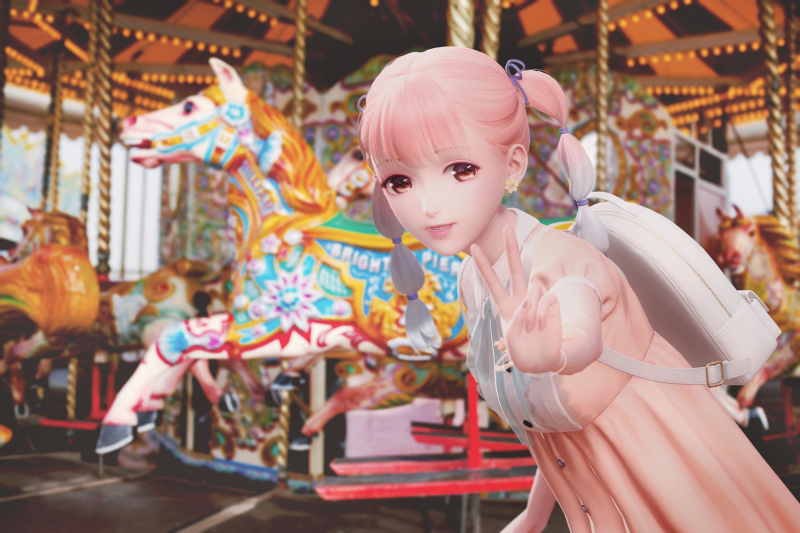
//> input picture week02/homeworks/tast01_medianBlur/20190712182540.jpg, 1600 x 1066 px (shown at 1/2 size)
$ ./medianBlur   (built with g++ and OpenCV 4)
//> lines starting //> are read from the running program, lines starting //| are printed output that depends on the picture
### week02/homeworks/tast01_medianBlur/c++/Median_Blur.h
#pragma once

#ifndef MEDIAN_BLUR
#define MEDIAN_BLUR

#include <vector>
#include <string>
#include <numeric>
#include <algorithm>
#include <math.h>
using std::vector;
using std::string;
using std::accumulate;
using std::pow;

class Median_Blur {
public:
	vector<vector<unsigned> > get_median_image(vector<vector<unsigned>> image, unsigned radius, string padding_way) {
		unsigned H = image.size();  // rows
		unsigned W = image[0].size();  // cols
		vector<vector<unsigned>> img = get_padding_img(image, radius, padding_way);
		vector<vector<unsigned int> > H_hist;  //  = init_H_hist(radius);
		vector<vector<unsigned> > h_hist = init_h_hist(img, W, radius);

		vector<vector<unsigned> > median_blur_image(H, vector<unsigned>(W));
		auto r = radius;
		// (i, j) is the position of current central pixel in image.
		for (int i = 0; i < H; ++i) {
			for (int j = 0; j < W; ++j) {
				int i_img = i + r;  // current i corresponding to i + r in padded image img
				int j_h = j + r;  // current j corresponding to j + r in h_hist
				/* 1. Update h_hist and H_hist: */
				if (i == 0) {  // first line processed separately
					H_hist.clear();
					for (int _ = j_h - r; _ < j_h + r + 1; ++_)
						H_hist.push_back(h_hist[_]);
				}
				else {
					vector<int> j_move_down;
					if (j == 0) {  // first element of each line processed separately
						for (int _ = j_h - r; _ < j_h + r + 1; ++_)  // (2*r+1) columns in total
							j_move_down.push_back(_);
						move_down(img, h_hist, i_img, j_move_down, radius);  // first (2*r+1) vectors of h_hist updated
						H_hist.clear();
						for (int _ = j_h - r; _ < j_h + r + 1; ++_)
							H_hist.push_back(h_hist[_]);  // H_hist updated
					}
					else {
						j_move_down.push_back(j_h + r);
						move_down(img, h_hist, i_img, j_move_down, radius);  // next one column in h_hist updated
						move_right(H_hist, h_hist, j_h, radius);  // H_hist updated
					}
				}
				/* 2. Use updated H_hist to get median value to update median_image: */
				median_blur_image[i][j] = get_median(H_hist, radius);
			}
		}
		return median_blur_image;
	}

private:
	/* 0.1 定义padding函数 */
	vector<vector<unsigned> > get_padding_img(vector<vector<unsigned>> image, unsigned radius, string padding_way) {
		unsigned H = image.size();  // rows
		unsigned W = image[0].size();  // cols
		vector<vector<unsigned>> img(H + 2 * radius, vector<unsigned>(W + 2 * radius));

		for (int row = 0; row < H + 2 * radius; ++row) {
			if (row < radius) {  // 上边边
				if (padding_way == "ZERO")
					img[row] = vector<unsigned>(W + 2 * radius, 0);
				else {  // padding_way == "REPLICATE"
					for (int col = 0; col < W + 2 * radius; ++col) {
						if (col < radius)  // 左边边
							img[row][col] = image[0][0];
						else if (col >= W + radius)  // 右边边
							img[row][col] = image[0][W - 1];
						else  // 中间
							img[row][col] = image[0][col - radius];
					}
				}
			}
			else if (row >= H + radius) {  // 下边边
				if (padding_way == "ZERO")
					img[row] = vector<unsigned>(W + 2 * radius, 0);
				else {  // padding_way == "REPLICATE"
					for (int col = 0; col < W + 2 * radius; ++col) {
						if (col < radius)  // 左边边
							img[row][col] = image[H - 1][0];
						else if (col >= W + radius)  // 右边边
							img[row][col] = image[H - 1][W - 1];
						else  // 中间
							img[row][col] = image[H - 1][col - radius];
					}
				}
			}
			else {  // 中间横域
				for (int col = 0; col < W + 2 * radius; ++col) {
					if (col < radius)  // 左边边
						img[row][col] = image[row - radius][0];
					else if (col >= W + radius)  // 右边边
						img[row][col] = image[row - radius][W - 1];
					else  // 中间
						img[row][col] = image[row - radius][col - radius];
				}
			}
		}

		return img;
	}
	// [9 lines of commented-out code are left out]
	vector<unsigned> get_hist(vector<vector<unsigned>> &img, int j, unsigned radius) {
		vector<unsigned> col;
		for (int i = 0; i < 2 * radius + 1; ++i)
			col.push_back(img[i][j]);
		vector<unsigned> hist(256, 0);
		for (auto val : col)
			++hist[val];
		return hist;
	}
	/* 1.2 初始化h_hist矩阵 */
	vector<vector<unsigned> > init_h_hist(vector<vector<unsigned>> &img, unsigned W, unsigned radius) {
		vector<vector<unsigned> > h_hist;
		for (int i = 0; i < W + 2 * radius; ++i)
			h_hist.push_back(get_hist(img, i, radius));
		return h_hist;
	}

	//------------------------------------------------------------
	// 到这里为止, 初始化的工作就结束了;下面定义的函数将在主循环中调用：
	/* 2. 定义位移函数: move_down(), move_right() */
	// First！
	// update h_hist:
	void move_down(vector<vector<unsigned>> &img, vector<vector<unsigned> > &h_hist, int i, vector<int> j_move, unsigned radius) {
		// i is the line of current central pixel in padded - image img;
		// j_move is the list of columns to be moved in h_hist.
		int i_remove = i - radius - 1;
		int i_add = i + radius;
		for (auto j : j_move) {
			auto remove_value = img[i_remove][j];
			auto add_value = img[i_add][j];
			--h_hist[j][remove_value];
			++h_hist[j][add_value];
		}
	}
	// Second!
	// update H_hist:
	void move_right(vector<vector<unsigned> > &H_hist, vector<vector<unsigned> > &h_hist, int j_h, unsigned radius) {
		// j_h is the column of current central pixel in h_hist.
		// 注意: 此时的H_hist尚未更新, 还处于上一个位置; 但j已经更新, 是当前位置的列.
		// j_remove = j_h - r - 1是相对于h_hist来说的, 事实上H_hist永远只需要del第0列.
		int j_add = j_h + radius;
		for (int i = 0; i < 2 * radius; ++i)
			H_hist[i] = H_hist[i + 1];  // 顺序往后一个:原首项被remove
		H_hist[2 * radius] = h_hist[j_add];
	}

	/* 3. 定义求中值函数: get_median() */
	/* 这里！！！！*/
	unsigned get_median(vector<vector<unsigned> > &H_hist, unsigned radius) {
		vector<unsigned> hist(256, 0);
		for (int val = 0; val < 256; ++val) {
			for(auto vec: H_hist)
				hist[val] += vec[val];  // modified
		}

		int thres = pow(2* radius +1, 2) / 2 + 1;
		int sum_cnt = 0;
		int median = 0;
		for (unsigned val = 0; val < 256; ++val) {
			auto cnt = hist[val];
			sum_cnt += cnt;
			if (sum_cnt >= thres) {
				median = val;
				break;
			}
		}
		return median;
	}
};

#endif

### week02/homeworks/tast01_medianBlur/c++/medianBlur.cpp
#include <iostream>
#include <vector>
#include <string>
#include <opencv2/opencv.hpp>
#include "Median_Blur.h"
using std::cin;
using std::cout;
using std::endl;
using namespace cv;

vector< vector<unsigned> > medianBlurring(vector< vector<unsigned> > img, int radius, string padding_way) {
	Median_Blur MB;
	vector< vector<unsigned> > img_blur = MB.get_median_image(img, radius, padding_way);
	return img_blur;
}

vector< vector<unsigned> > cvtMat2Vector(Mat image) {
	int rows = image.rows;
	int cols = image.cols;
	vector<vector<unsigned> > img(rows, vector<unsigned>(cols));
	for (int i = 0; i < rows; ++i) {
		for (int j = 0; j < cols; ++j) {
			uchar val = image.at<uchar>(i, j);
			img[i][j] = static_cast<unsigned>(val);
		}
	}
	return img;
}

int main() {
	int radius = 2;
	string padding = "REPLICA";
	Mat image = imread("../20190712182540.jpg");
//> image is the input picture: 1066 rows x 1600 cols, CV_8UC3; mean B, G, R 115.9, 127.8, 162.7

	cout << image.size << endl;
//| 1066 x 1600
	int H = image.rows / 5;
//> H = 213
	int W = image.cols / 5;
//> W = 320
	int C = image.channels();
//> C = 3
	Size dsize(W, H);
//> dsize = Size(320, 213)
	resize(image, image, dsize);
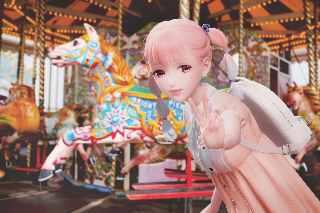
//> image: 213 rows x 320 cols, CV_8UC3; mean B, G, R 115.8, 127.7, 162.6
	cout << H << " " << W << " " << C << endl;
//| 213 320 3

	int image_type = image.type();
//> image_type = 16
	cout << image_type << endl;
//| 16

	vector<Mat> BGR;
	split(image, BGR);
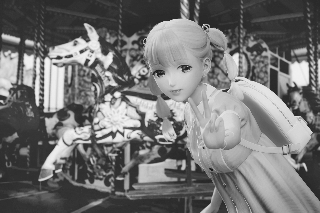
//> BGR[0]: 213 rows x 320 cols, CV_8UC1; min 27, max 243, mean 115.8
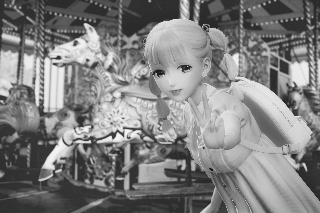
//> BGR[1]: 213 rows x 320 cols, CV_8UC1; min 23, max 244, mean 127.7
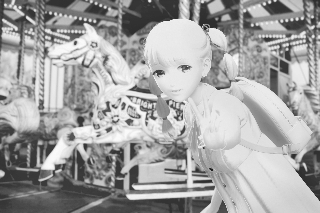
//> BGR[2]: 213 rows x 320 cols, CV_8UC1; min 30, max 251, mean 162.6
	cout << BGR[0].type() << endl; // 0
//| 0
	vector<vector<unsigned> > B = cvtMat2Vector(BGR[0]);
//> B = 213 items
	vector<vector<unsigned> > G = cvtMat2Vector(BGR[1]);
//> G = 213 items
	vector<vector<unsigned> > R = cvtMat2Vector(BGR[2]);
//> R = 213 items

	vector<vector<unsigned> > b = medianBlurring(B, radius, padding);
//> in get_median_image, `unsigned H = image.size();`: H = 213
//> in get_median_image, `unsigned W = image[0].size();`: W = 320
//> in get_padding_img, `unsigned H = image.size();`: H = 213
//> in get_padding_img, `unsigned W = image[0].size();`: W = 320
//> in get_padding_img, `vector<vector<unsigned>> img(H + 2 * radius, vector<unsigned>(W + 2 * ..`: img = 217 items
//> after the loop in init_h_hist, `for (int i = 0; i < W + 2 * radius; ++i)`: h_hist = 324 items
//> in get_median_image, `vector<vector<unsigned> > median_blur_image(H, vector<unsigned>(W));`: median_blur_image = 213 items
//> after the loop in get_median_image, `for (int i = 0; i < H; ++i)`: H_hist = 5 items
//> in medianBlurring, `vector< vector<unsigned> > img_blur = MB.get_median_image(img, radius,..`: img_blur = 213 items
//> b = 213 items
	vector<vector<unsigned> > g = medianBlurring(G, radius, padding);
//> g = 213 items
	vector<vector<unsigned> > r = medianBlurring(R, radius, padding);
//> r = 213 items

	// [34 lines of commented-out code are left out]

	system("pause");
	return 0;
}
